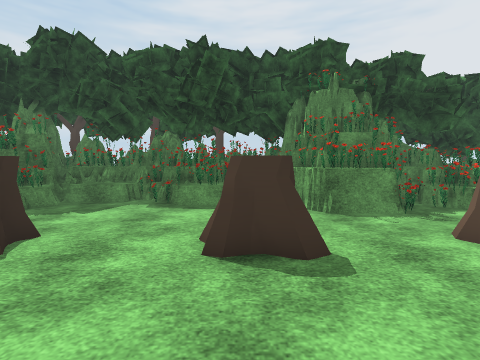
View 1 (above)

18 first-person views from a walk through a Unity game level. The camera is 1.4 m above the floor, tilts 4° down and sees 85° across. The floor is counted in squares, 1 m on a side. Each view is taken from the middle of a square. On the plan, view 1 faces up. The plan holds only what a view shows up to about 13 squares ahead; the rest is blank. The place goes on beyond the plan. The player character is not drawn. Some surface patterns are stand-ins.

View 2
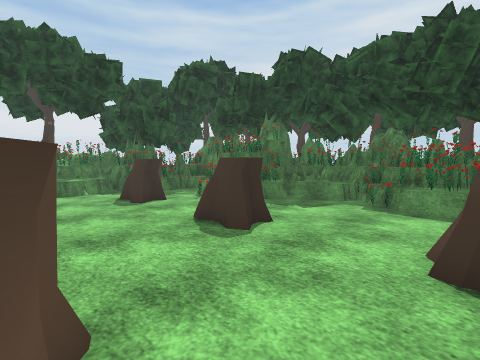

View 3
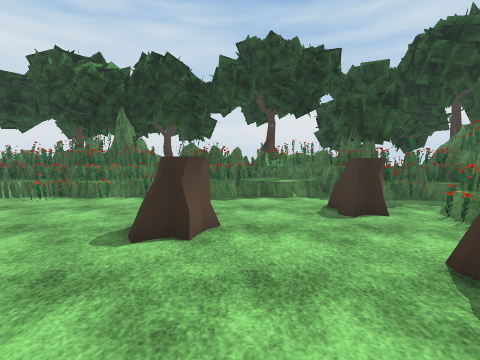

View 4
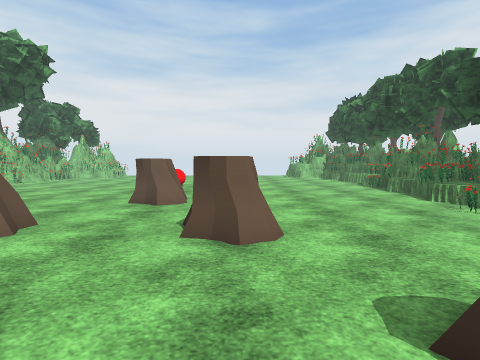

View 5
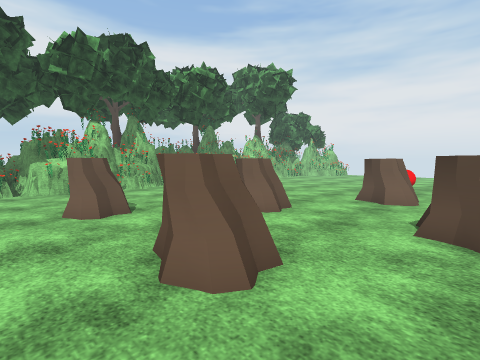

View 6
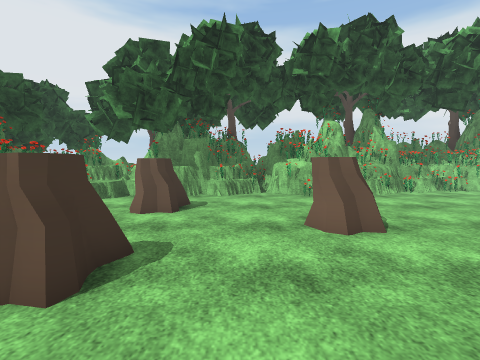

View 7
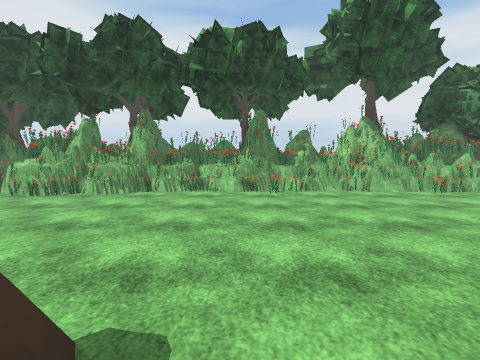

View 8
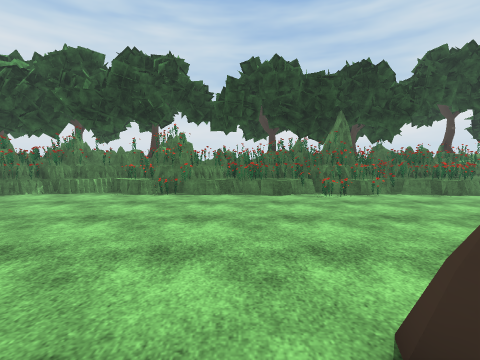

View 9
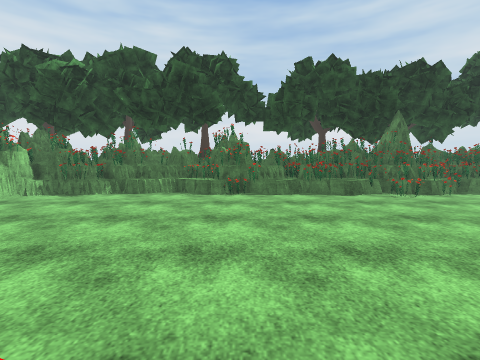

View 10
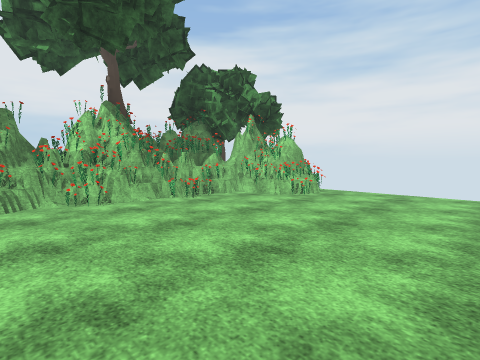

View 11
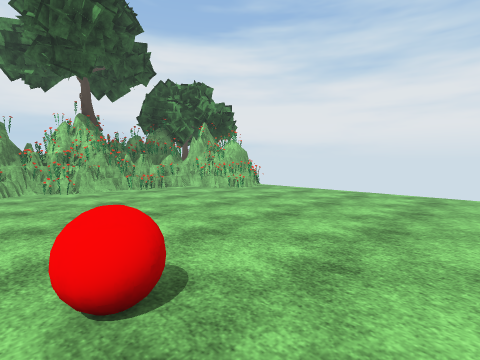

View 12
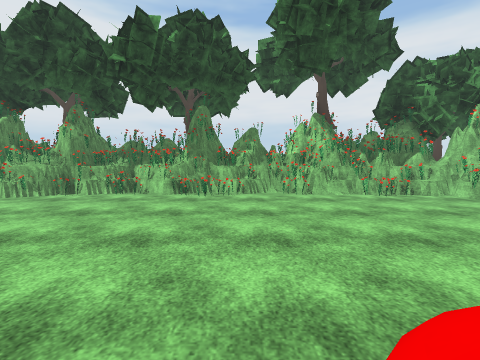

View 13
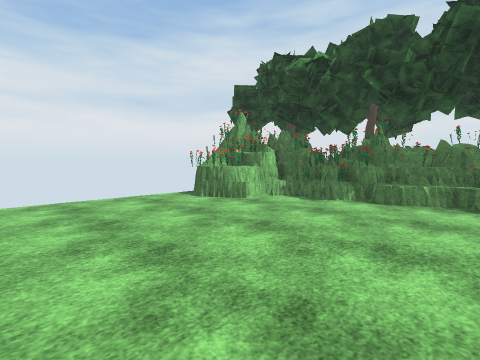

View 14
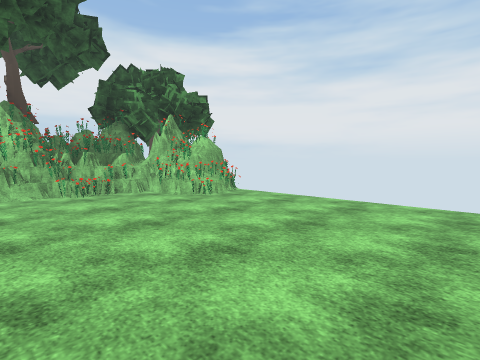

View 15
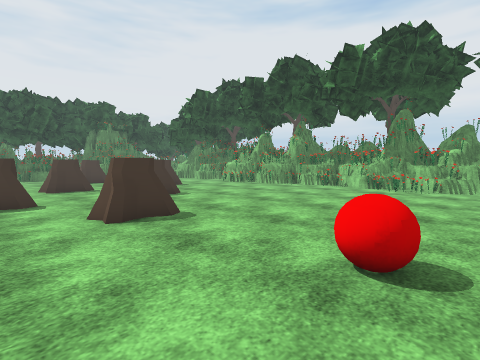

View 16
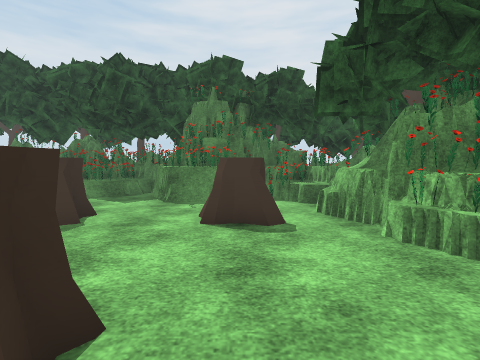

View 17
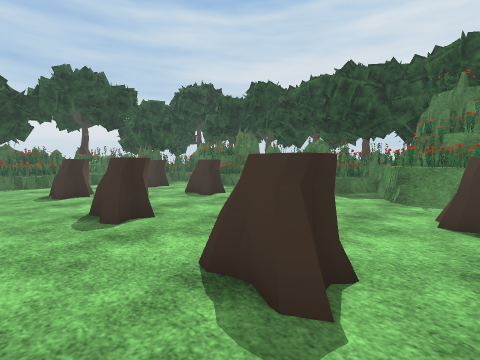

View 18
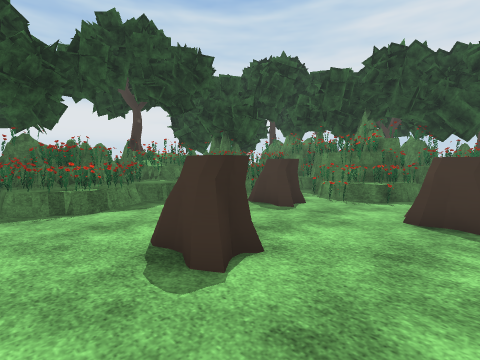

### Floor plan
Key: @ floor where view 1 was taken; # wall or solid block; . floor; = window, fence, low wall or low ledge; ^ raised ledge; v drop or lower ground; S stump; B red ball.
Columns run from 15 left of view 1 to 11 right of it. Each row starts with its distance up from view 1.
 11         #####
 10         ##^#######
  9         #^^^=##^.##
  8    #=#####.......########
  7   ###=###.........===.^=#
  6  ##==.==...............##
  5 ###  SS...SS...SS..SS.=^#
  4 #^^..SS...SS...SS..SSS.##
  3 #^^=...................=#
  2 #^^....................=#
  1 ###.....................#
  0 ####...SS...SSS@.SSS...=#
 -1 ####...SS....SS...SS...##
 -2 ###...................=##
 -3 ###....................##
 -4 ####......SS...SS......###
 -5 ####......SS...SS.......##
 -6 ###==...................=##
 -7 ###=.....................=#
 -8 ##^^........SSS.........v##
 -9 ####........SS...........##
-10 ###.....................=#
-11 ##^^....................v#
-12 ###....................==##
-13  ##=....................=##
-14  ##=.........BB..........=#
-15  ##.....................=##
-16 ##=.....................###
-17 #^^.....................##
-18 ###.....................##
-19  ##=....................##
-20   ##....................=#
-21   ##....................##
-22    ###................####
-23     #=...............^##
-24     #=...............##
-25     #=...............=#

Where each view was taken, in squares from view 1:
view 1: 0 up, 0 right, facing up
view 2: 0 up, 0 right, facing up-left
view 3: 1 up, 2 left, facing left
view 4: 1 up, 5 left, facing down
view 5: 2 up, 5 left, facing down-right
view 6: 2 up, 3 left, facing right
view 7: 10 down, 3 left, facing right
view 8: 10 down, 1 left, facing left
view 9: 13 down, 1 left, facing left
view 10: 13 down, 0 right, facing down-right
view 11: 13 down, 4 left, facing down-right
view 12: 13 down, 2 left, facing right
view 13: 15 down, 3 left, facing down-left
view 14: 16 down, 3 left, facing down-right
view 15: 15 down, 5 left, facing up-right
view 16: 2 down, 5 right, facing up
view 17: 3 down, 5 right, facing up-left
view 18: 3 down, 4 left, facing up-left
